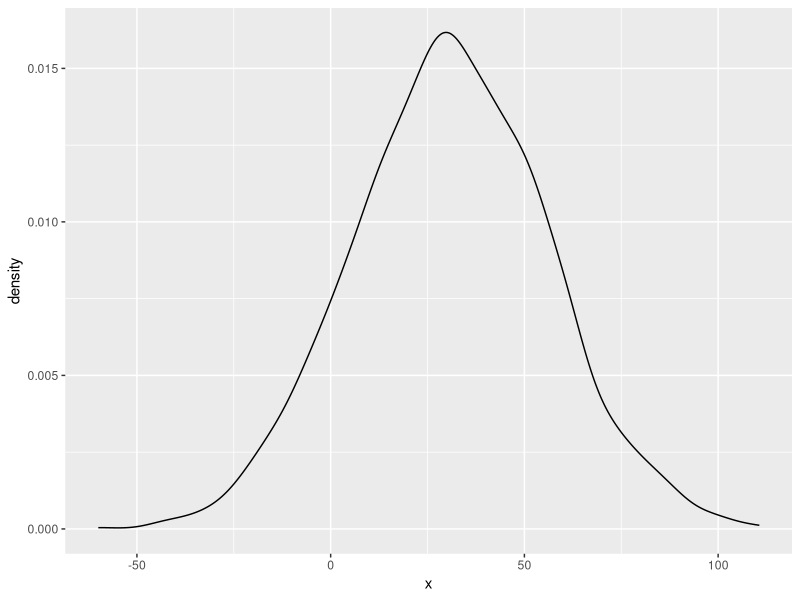

This figure's R source:
set.seed(123)

y1 <- rnorm(n = 2000, mean = 50, sd = 20)
y2 <- rnorm(n = 2000, mean = 20, sd = 15)
y <- y1 - y2

library(ggplot2)
p <- ggplot(data.frame(x = y), aes(x))
p <- p + geom_density()
ggsave(file = 'fig-ex3.png', plot = p, dpi = 300, w = 4, h = 3)